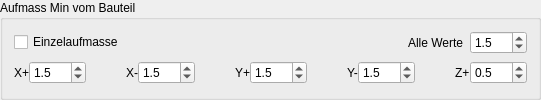
       <widget class="QGroupBox" name="groupBox_AufmassMinFT">
        <property name="minimumSize">
         <size>
          <width>435</width>
          <height>0</height>
         </size>
        </property>
        <property name="title">
         <string>Aufmass Min vom Bauteil</string>
        </property>
        <layout class="QVBoxLayout" name="verticalLayout_4">
         <item>
          <layout class="QHBoxLayout" name="horizontalLayout_9">
           <item>
            <widget class="QCheckBox" name="checkBox_Offset_FinishPart">
             <property name="text">
              <string>Einzelaufmasse</string>
             </property>
             <property name="checked">
              <bool>false</bool>
             </property>
            </widget>
           </item>
           <item>
            <spacer name="horizontalSpacer_5">
             <property name="orientation">
              <enum>Qt::Horizontal</enum>
             </property>
             <property name="sizeHint" stdset="0">
              <size>
               <width>40</width>
               <height>20</height>
              </size>
             </property>
            </spacer>
           </item>
           <item>
            <widget class="QLabel" name="label_FT_All">
             <property name="text">
              <string>Alle Werte</string>
             </property>
            </widget>
           </item>
           <item>
            <widget class="QDoubleSpinBox" name="doubleSpinBox_Offset_FinishPart">
             <property name="decimals">
              <number>1</number>
             </property>
             <property name="singleStep">
              <double>0.500000000000000</double>
             </property>
             <property name="value">
              <double>1.500000000000000</double>
             </property>
            </widget>
           </item>
          </layout>
         </item>
         <item>
          <widget class="QWidget" name="widget_Offset_FinishPart" native="true">
           <property name="minimumSize">
            <size>
             <width>0</width>
             <height>23</height>
            </size>
           </property>
           <layout class="QHBoxLayout" name="horizontalLayout_4">
            <property name="spacing">
             <number>0</number>
            </property>
            <property name="leftMargin">
             <number>0</number>
            </property>
            <property name="topMargin">
             <number>0</number>
            </property>
            <property name="rightMargin">
             <number>0</number>
            </property>
            <property name="bottomMargin">
             <number>0</number>
            </property>
            <item>
             <widget class="QLabel" name="label_FT_Xplus">
              <property name="text">
               <string>X+</string>
              </property>
             </widget>
            </item>
            <item>
             <widget class="QDoubleSpinBox" name="doubleSpinBox_Offset_FinishPart_XPlus">
              <property name="decimals">
               <number>1</number>
              </property>
              <property name="singleStep">
               <double>0.500000000000000</double>
              </property>
              <property name="value">
               <double>1.500000000000000</double>
              </property>
             </widget>
            </item>
            <item>
             <spacer name="horizontalSpacer_2">
              <property name="orientation">
               <enum>Qt::Horizontal</enum>
              </property>
              <property name="sizeHint" stdset="0">
               <size>
                <width>40</width>
                <height>20</height>
               </size>
              </property>
             </spacer>
            </item>
            <item>
             <widget class="QLabel" name="label_FT_Xminus">
              <property name="text">
               <string>X-</string>
              </property>
             </widget>
            </item>
            <item>
             <widget class="QDoubleSpinBox" name="doubleSpinBox_Offset_FinishPart_XMinus">
              <property name="decimals">
               <number>1</number>
              </property>
              <property name="singleStep">
               <double>0.500000000000000</double>
              </property>
              <property name="value">
               <double>1.500000000000000</double>
              </property>
             </widget>
            </item>
            <item>
             <spacer name="horizontalSpacer_13">
              <property name="orientation">
               <enum>Qt::Horizontal</enum>
              </property>
              <property name="sizeHint" stdset="0">
               <size>
                <width>40</width>
                <height>20</height>
               </size>
              </property>
             </spacer>
            </item>
            <item>
             <widget class="QLabel" name="label_FT_Yplus">
              <property name="text">
               <string>Y+</string>
              </property>
             </widget>
            </item>
            <item>
             <widget class="QDoubleSpinBox" name="doubleSpinBox_Offset_FinishPart_YPlus">
              <property name="decimals">
               <number>1</number>
              </property>
              <property name="singleStep">
               <double>0.500000000000000</double>
              </property>
              <property name="value">
               <double>1.500000000000000</double>
              </property>
             </widget>
            </item>
            <item>
             <spacer name="horizontalSpacer_14">
              <property name="orientation">
               <enum>Qt::Horizontal</enum>
              </property>
              <property name="sizeHint" stdset="0">
               <size>
                <width>40</width>
                <height>20</height>
               </size>
              </property>
             </spacer>
            </item>
            <item>
             <widget class="QLabel" name="label_FT_Yminus">
              <property name="text">
               <string>Y-</string>
              </property>
             </widget>
            </item>
            <item>
             <widget class="QDoubleSpinBox" name="doubleSpinBox_Offset_FinishPart_YMinus">
              <property name="decimals">
               <number>1</number>
              </property>
              <property name="singleStep">
               <double>0.500000000000000</double>
              </property>
              <property name="value">
               <double>1.500000000000000</double>
              </property>
             </widget>
            </item>
            <item>
             <spacer name="horizontalSpacer_15">
              <property name="orientation">
               <enum>Qt::Horizontal</enum>
              </property>
              <property name="sizeHint" stdset="0">
               <size>
                <width>40</width>
                <height>20</height>
               </size>
              </property>
             </spacer>
            </item>
            <item>
             <widget class="QLabel" name="label_FT_Zplus">
              <property name="text">
               <string>Z+</string>
              </property>
             </widget>
            </item>
            <item>
             <widget class="QDoubleSpinBox" name="doubleSpinBox_Offset_FinishPart_ZPlus">
              <property name="decimals">
               <number>1</number>
              </property>
              <property name="singleStep">
               <double>0.500000000000000</double>
              </property>
              <property name="value">
               <double>0.500000000000000</double>
              </property>
             </widget>
            </item>
           </layout>
          </widget>
         </item>
        </layout>
       </widget>
